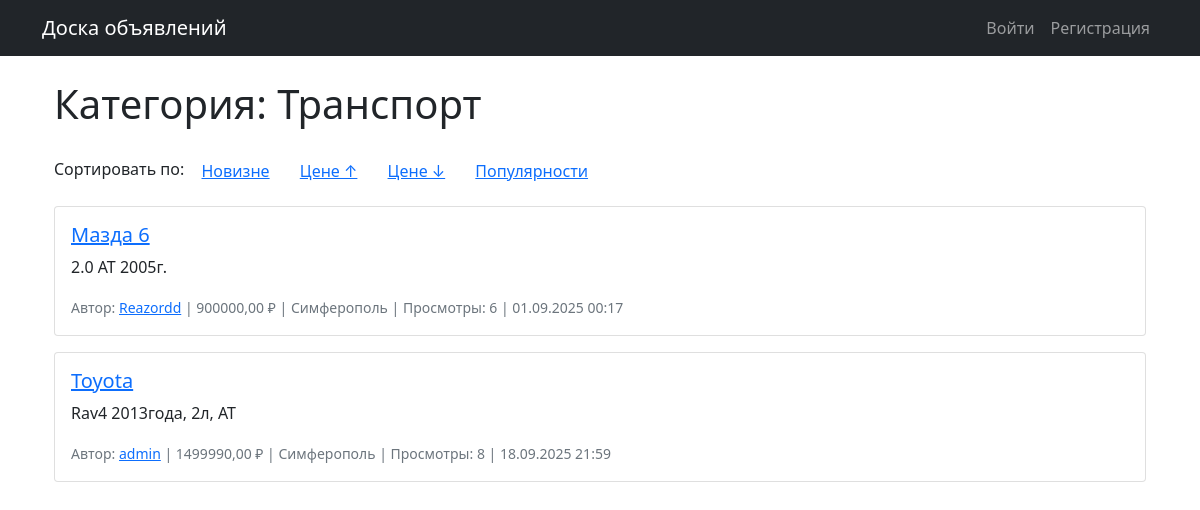
/category/transport/?sort=price&, run on the app's committed database.
### ads/models.py (models this page shows, shortened)
class Category(models.Model):
    name = models.CharField(max_length=100, verbose_name="Название категории")
    slug = models.SlugField(max_length=100, unique=True, verbose_name="URL-адрес категории")
    description = models.TextField(blank=True, verbose_name="Описание категории")
    class Meta:
        verbose_name = "Категория"
        verbose_name_plural = "Категории"
        ordering = ['name']

class Advertisement(models.Model):
    title = models.CharField(max_length=200)
    slug = models.SlugField(max_length=200, unique=True, blank=True)
    description = models.TextField()
    price = models.DecimalField(max_digits=10, decimal_places=2)
    city = models.ForeignKey(City, on_delete=models.CASCADE)
    category = models.ForeignKey(Category, on_delete=models.CASCADE, verbose_name="Категория")
    tags = models.ManyToManyField(Tag, blank=True, verbose_name="Теги")
    author = models.ForeignKey(User, on_delete=models.CASCADE)
    cover = models.ImageField(upload_to='covers/%Y/%m/%d/', blank=True, null=True)
    created_at = models.DateTimeField(auto_now_add=True)
    updated_at = models.DateTimeField(auto_now=True)
    views = models.PositiveIntegerField(default=0, verbose_name="Просмотры")

class City(models.Model):
    name = models.CharField(max_length=100, unique=True, verbose_name="Название города")
    slug = models.SlugField(max_length=100, unique=True, verbose_name="URL-адрес города")
    created_at = models.DateTimeField(auto_now_add=True)
    class Meta:
        verbose_name = "Город"
        verbose_name_plural = "Города"
        ordering = ['name']

### ads/views.py (the view)
# urls.py: path('category/<slug:category_slug>/', views.CategoryAdvertisementListView.as_view(), name='category_ads'),
class CategoryAdvertisementListView(ListView):
    model = Advertisement
    template_name = 'ads/category_ads.html'
    context_object_name = 'advertisements'
    paginate_by = 10
    def get_queryset(self):
        self.category = get_object_or_404(Category, slug=self.kwargs['category_slug'])
        queryset = Advertisement.objects.filter(category=self.category)
        sort_by = self.request.GET.get('sort', '-created_at')
        if sort_by in ['created_at', '-created_at', 'price', '-price', 'views', '-views']:
            queryset = queryset.order_by(sort_by)
        else:
            queryset = queryset.order_by('-created_at')
        return queryset
    def get_context_data(self, **kwargs):
        context = super().get_context_data(**kwargs)
        context['category'] = self.category
        params = self.request.GET.copy()
        if 'page' in params:
            params.pop('page')
        context['querystring'] = params.urlencode()
        return context

### ads/templates/ads/category_ads.html (shortened to what this page needs)
{% extends 'ads/base.html' %}
{% block content %}
<div class="container mt-4">
    <h1 class="mb-4">Категория: {{ category.name }}</h1>
    <div class="mb-3">
        <span>Сортировать по:</span>
        <a href="?sort=-created_at&{{ querystring }}" class="btn btn-link {% if request.GET.sort == '-created_at' or not request.GET.sort %}font-weight-bold{% endif %}">Новизне</a>
        <a href="?sort=price&{{ querystring }}" class="btn btn-link {% if request.GET.sort == 'price' %}font-weight-bold{% endif %}">Цене ↑</a>
        <a href="?sort=-price&{{ querystring }}" class="btn btn-link {% if request.GET.sort == '-price' %}font-weight-bold{% endif %}">Цене ↓</a>
        <a href="?sort=-views&{{ querystring }}" class="btn btn-link {% if request.GET.sort == '-views' %}font-weight-bold{% endif %}">Популярности</a>
    </div>
    {% for advertisement in advertisements %}
    <div class="card mb-3">
        <div class="card-body">
            <h5 class="card-title">
                <a href="{% url 'advertisement_detail' advertisement.slug %}">
                    {{ advertisement.title }}
                </a>
            </h5>
            <p class="card-text">{{ advertisement.description|truncatechars:200 }}</p>
            <p class="card-text">
                <small class="text-muted">
                    Автор: <a href="{% url 'profile' advertisement.author.username %}">{{ advertisement.author.username }}</a> |
                    {{ advertisement.price }} ₽ |
                    {{ advertisement.city.name }} |
                    Просмотры: {{ advertisement.views }} |
                    {{ advertisement.created_at|date:"d.m.Y H:i" }}
                </small>
            </p>
        </div>
    </div>
    {% empty %}
    <p>В этой категории пока нет объявлений.</p>
    {% endfor %}
</div>
{% endblock %}

### data on the page
Category: name "Транспорт"
Advertisement: title "Мазда 6", description "2.0 АТ 2005г.", author.username "Reazordd", price "900000,00", city.name "Симферополь", views "6", created_at "01.09.2025 00:17"
Advertisement: title "Toyota", description "Rav4 2013года, 2л, АТ", author.username "admin", price "1499990,00", city.name "Симферополь", views "8", created_at "18.09.2025 21:59"
